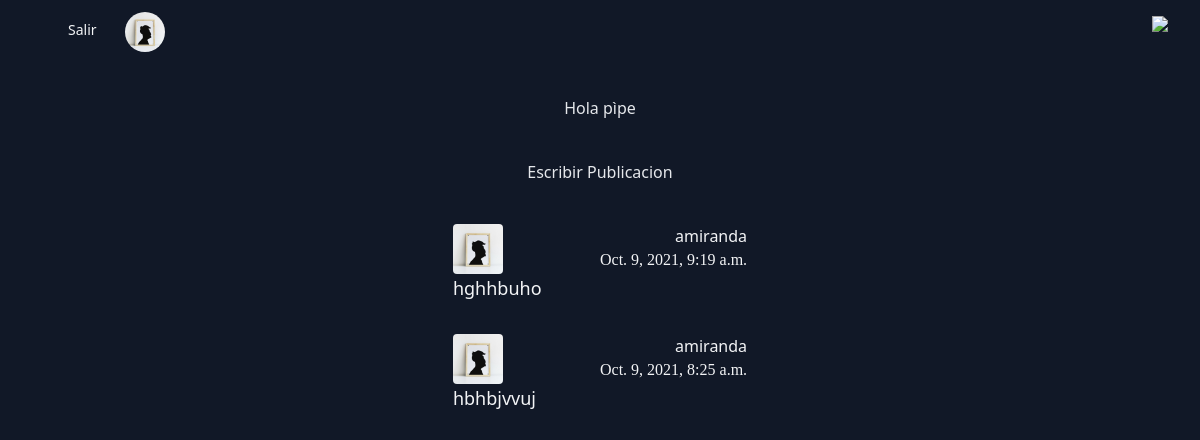
Screenshot of / (signed in) with the database file from the repository.
### accounts/models.py (models this page shows, shortened)
class Profile(models.Model):
    user = models.OneToOneField(User, on_delete=models.CASCADE)
    image = models.ImageField(default='default.jpg', upload_to='profile', blank=True)
    bio = models.TextField(default='')
    email_confirmed = models.BooleanField(default=False)

### feed/models.py (models this page shows)
class Publication(models.Model):
    text = models.TextField(max_length=280, default='')
    datatime = models.DateTimeField(default=timezone.now)
    uname = models.ForeignKey(User, on_delete=models.CASCADE, related_name='publications')

### feed/views.py (the view)
# urls.py: path('', PublicationListView.as_view(), name='home'),
class PublicationListView(LoginRequiredMixin, ListView):
    model = Publication
    template_name = 'feed/home.html'
    ordering = ['-datatime']
    def get_context_data(self, **kwargs):
        context = super().get_context_data(**kwargs)
        context['publicationw'] = PublicationW.objects.all()
        context['publicationi'] = PublicationI.objects.all()
        return context

### feed/templates/feed/home.html (shortened to what this page needs)
{% extends  'feed/base.html'%}
    {%block content%}
        <section class = "flex justify-center bg-gray-900 text-gray-200">
            <div class="">
                <div class="text-center py-8">
                    <h1 class="">Hola {{user.username}}</h1>
                </div>
                <div class="flex justify-center ">
                    <a class="text-center" href="{%url 'publicationcreate'%}">
                        <button class = "hover:bg-gray-700 py-2 px-4 rounded">Escribir Publicacion</button>
                    </a>
                </div>
            </div>
        </section>
    {%for publication in object_list%}
        <article class = "flex justify-center bg-gray-900 text-gray-100">
            <div class = "grid grid-cols-1">
                <div class = "grid grid-cols-2 pt-8">
                    <div class = "pr-8">
                        <img class="rounded"
                        src="{{ publication.uname.profile.image.url }}"
                        width= "50"
                        height= "50">
                    </div>
                    <div class="text-right">
                        <a class="transform hover:text-gray-600" href="{% url 'profile' publication.uname %}"><h4>{{publication.uname}}</h4></a>
                        <p class = "font-serif">{{publication.datatime}}</p>
                    </div>
                </div>
            <div class="grid grid-cols-1">
            <div class="grid grid-cols-1">
            <h5 class="text-lg">{{publication.text}}</h5>
            </div>
            </div>
        </article>
    {% endfor %}
    {%endblock content%}

### feed/templates/feed/base.html (shortened to what this page needs)
<!DOCTYPE html>
<html lang="en">
    <head>
        <link href="https://unpkg.com/tailwindcss@^2/dist/tailwind.min.css" rel="stylesheet">
    </head>
    <body class="bg-gray-900">
    <nav class="bg-gray-900">
  <div class="max-w-7xl mx-auto px-2 sm:px-6 lg:px-8">
    <div class="relative flex items-center justify-between h-16">
      <div class="flex-1 flex items-center justify-center sm:items-stretch sm:justify-start">
        <div class="hidden sm:block sm:ml-6">
          <div class="flex space-x-4">
            <a href="{%url 'logout'%}" class="text-gray-100 hover:bg-gray-700
                                               px-3 py-2 rounded-md
                                               text-sm font-medium">Salir</a>
            <div>
            <a href="{%url 'profile'%}" class="bg-gray-900" >
              <img class="h-10 w-10 rounded-full transform hover:scale-110" src="{{ user.profile.image.url }}" alt="">
            </a>
          </div>
          </div>
        </div>
      </div>
      <div class="absolute inset-y-0 right-0 flex items-center pr-2 sm:static sm:inset-auto sm:ml-6 sm:pr-0">
              <a href="{%url 'home'%}"  type="button" class="bg-gray-900 hover:scale-110" >
                  <img class="block h-8 w-auto transform hover:scale-110" src="https://i.ibb.co/F0pTRBB/planet.png">
              </a>
      </div>
    </div>
  </div>
</nav>
        {%block content%}
        {%endblock content%}
    </body>
</html>

### rows the page displays
Publication: uname.profile.image (placeholder picture), uname "amiranda", datatime "Oct. 9, 2021, 9:19 a.m.", text "hghhbuho"
Publication: uname.profile.image (placeholder picture), uname "amiranda", datatime "Oct. 9, 2021, 8:25 a.m.", text "hbhbjvvuj"

### other values shown
{{ user.username }} "pìpe"
